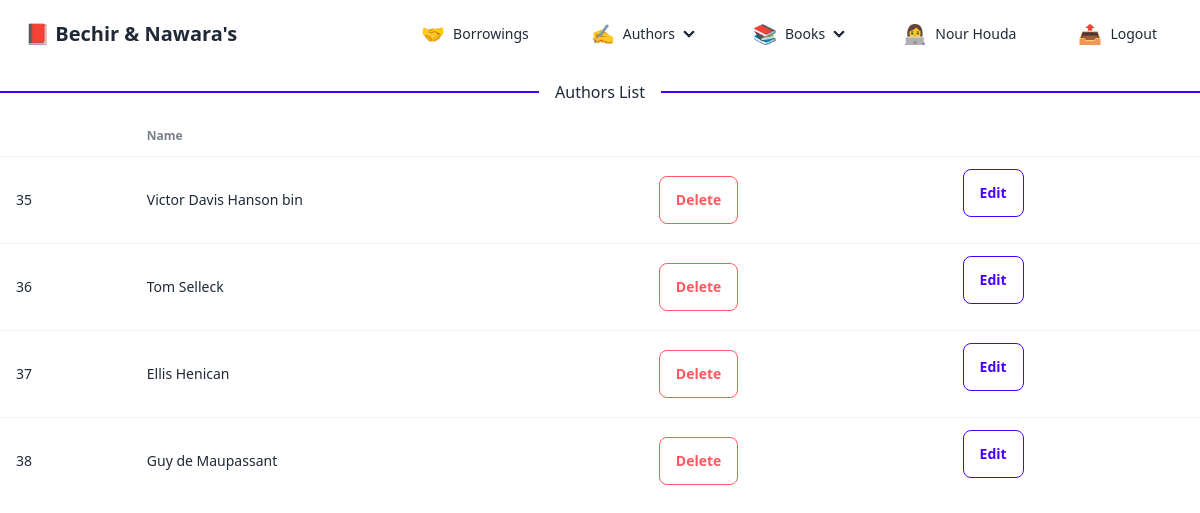
Screenshot of /books/admin/authors (signed in) with the database file from the repository.
### books/models.py (models this page shows, shortened)
class Author(models.Model):
    name = models.CharField(max_length=255)
    surname = models.CharField(max_length=255)

### books/admin_views.py (the view)
# urls.py: path('admin/authors', admin_views.admin_list_authors, name='admin_authors'),
def admin_list_authors(request):
    if not request.user.is_authenticated:
        return redirect('login')
    if not request.user.is_staff:
        return redirect('student_index')
    authors = Author.objects.all()
    return render(request, 'authors.html', {'authors': authors})

### books/templates/authors.html (shortened to what this page needs)
{% include "components/navbar.html" %}
{% block content %}
<div class="divider divider-primary">Authors List</div>
<div class="overflow-x-auto">
    <table class="table">
      <thead>
        <tr>
          <th></th>
          <th>Name</th>
        </tr>
      </thead>
      <tbody>
        {% for author in authors %}
        <tr>
            <td>{{ author.id }}</td>
            <td>{{ author.name }}</td>
            <td>
                <button onclick="my_modal_{{author.id}}.showModal()"  class="btn btn-error btn-outline btn-accent">Delete</button>
            </td>
            <td>
                <form method="post" action="{% url 'admin_edit_author' author.id %}">
                    <button class="btn btn-outline btn-primary">Edit</button>
                </form>
            </td>
        </tr>
        {% endfor %}
    </tbody>
    </table>
</div>
{% endblock %}

### templates/components/navbar.html (shortened to what this page needs)
{% load static %} {% load i18n %} {% block css %}
<link
  href="https://cdn.jsdelivr.net/npm/daisyui@4.10.2/dist/full.min.css"
  rel="stylesheet"
  type="text/css"
/>
<script src="https://cdn.tailwindcss.com"></script>
{% endblock %} {% block navbar %}
<div  class="navbar bg-base-100" >
  <div class="flex-1">
    <a class="btn btn-ghost text-xl">📕 Bechir & Nawara's</a>
  </div>
{% if request.user.is_staff %}
  <div class="flex-none">
    <ul class="menu menu-horizontal px-1">
      <li>
        <li><a href="{% url 'admin_borrowings' %}"><span class="emoji">🤝 </span> Borrowings</a></li>
      <li>
        <details>
          <summary><span class="emoji">✍️ </span> Authors</summary>
        </details>
      </li>
      <li>
        <details>
          <summary><span class="emoji">📚 </span> Books</summary>
        </details>
      </li>
      <li>
        <p  ><span class="emoji">👩‍💻 </span>{{request.user.first_name}} </p>
      </li>
      <li>
        <p onclick="logoutmodal.showModal()"><span class="emoji">📤</span>Logout</p>
      </li>
    </ul>
  </div>
{% endif %}
</div>
{% endblock %}

### templates/components/navbar.html (style rules this page uses)
.navbar * { z-index: 9999 !important; }
.emoji { font-size: 1.2rem; }
li { transition:0.3s ease; margin:0 15px; }

### rows the page displays
Author: id "35", name "Victor Davis Hanson bin"
Author: id "36", name "Tom Selleck"
Author: id "37", name "Ellis Henican"
Author: id "38", name "Guy de Maupassant"

### other values shown
{{ request.user.first_name }} "Nour Houda"
